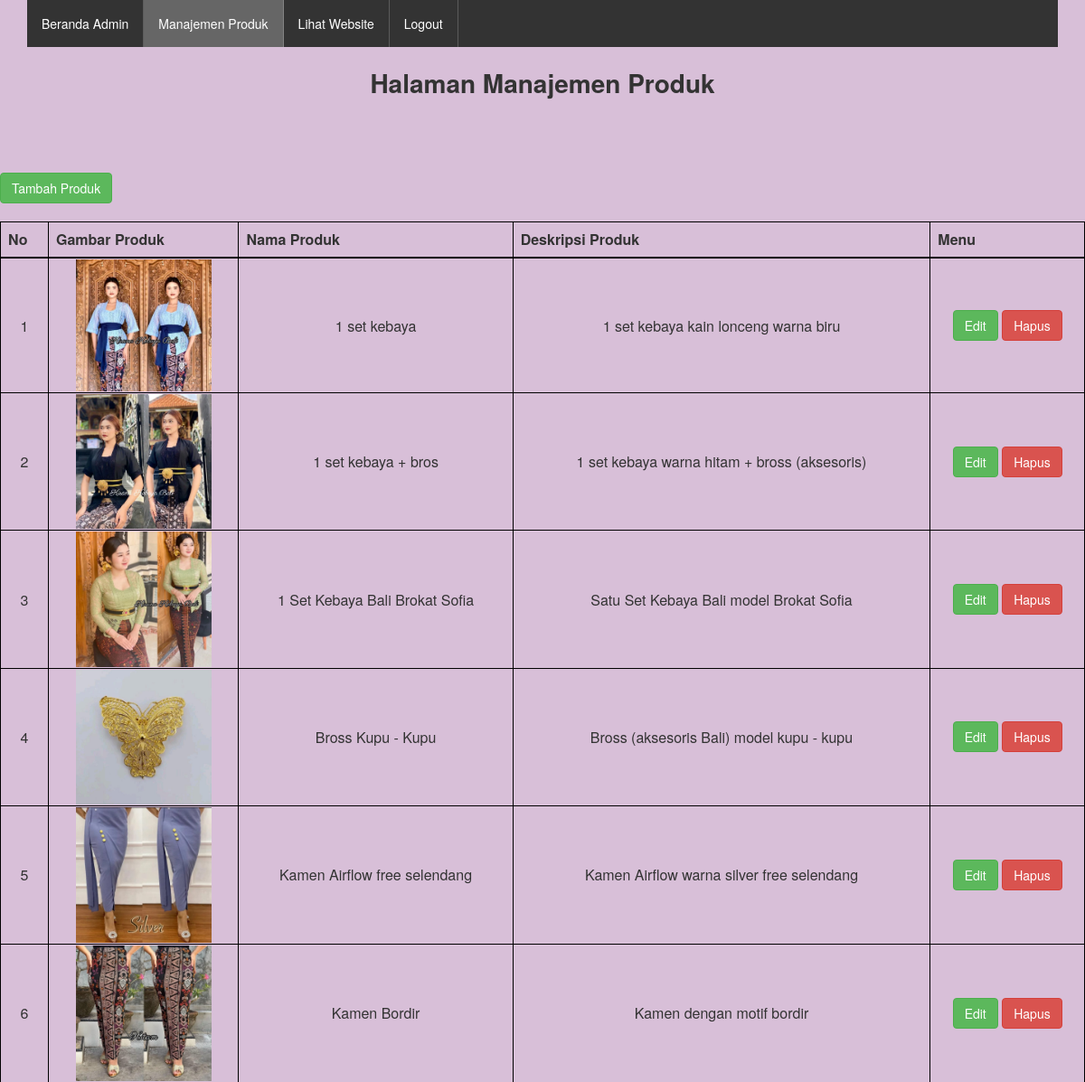
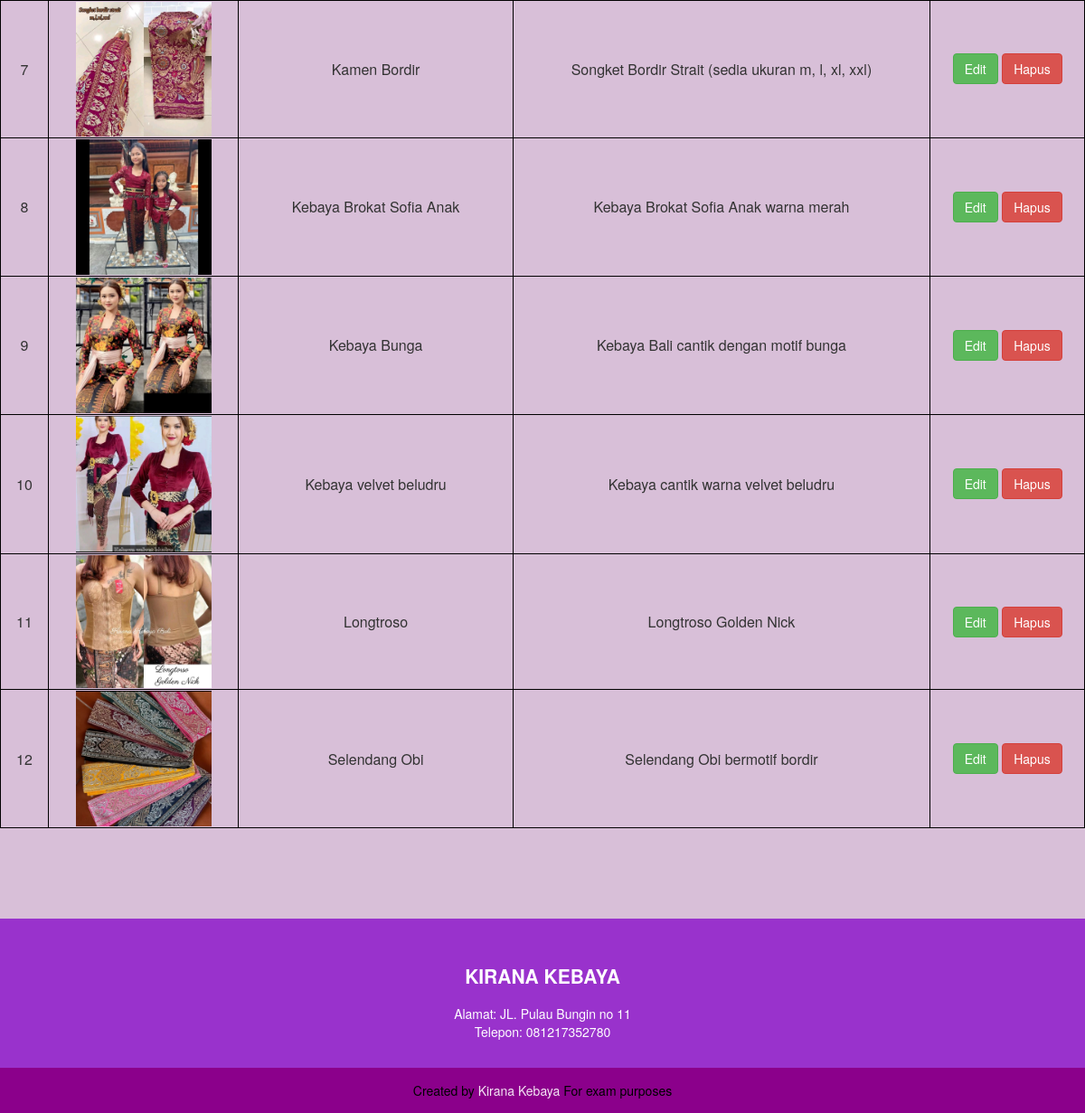
Page /admin/manajemen_produk.php (signed in) on the committed database (2 pictures, top to bottom).
### tables this page shows
CREATE TABLE `produk` (
  `id` int(11) NOT NULL,
  `nama` varchar(255) NOT NULL,
  `gambar` varchar(255) NOT NULL,
  `deskripsi` text NOT NULL
);

### admin/manajemen_produk.php (the view, shortened to what this page needs)
<?php
require_once "../configuration/database_connection.php";
?>
<html>
<head>
    <link rel="stylesheet" type="text/css" href="../styles.css">
    <link rel="stylesheet" type="text/css" href="../plugins/fancybox/jquery.fancybox.css">
</head>
<body>
    <div class="container">
        <div class="row">
           <div class="column-12">
              <ul class="daftar-menu">
                   <li><a href="../admin/home.php">Beranda Admin</a></li>
                   <li class="active"><a href="manajemen_produk.php">Manajemen Produk</a></li>
                   <li><a href="../index.php" target="_blank">Lihat Website</a></li>
                   <li><a href="process/logout.php">Logout</a></li>
              </ul>
            </div>
        </div>
    </div>
<div class="row">
        <div class="column-12">
            <h1 align="center">Halaman Manajemen Produk</h1>
            <br />
            <br />
            <br />
        </div>
    <div class="column-12">
        <div class="text-right">
            <a href="tambah_produk.php" class="btn btn-success">Tambah Produk</a>
        </div>
        <br />
        <table class="table table-bordered" style="border: #11111 solid 1px;">
            <thead>
            <tr>
                    <th>No</th>
                    <th>Gambar Produk</th>
                    <th>Nama Produk</th>
                    <th>Deskripsi Produk</th>
                    <th>Menu</th>
            </tr>
            </thead>
            <tbody>
            <?php
    $sql="SELECT * FROM produk ORDER BY nama ASC";
    if ($result = mysqli_query($conn, $sql)) {
        $count = 1;
        while ($row = mysqli_fetch_assoc($result)) {
            ?>
            <tr class="text-center">
                <td><?php echo $count; ?></td>
                <td>
                    <a>
                        <img src="../images/<?php echo $row['gambar'] ?>" width="150">
                    </a>
                </td>
                <td><?php echo $row['nama']; ?></td>
                <td><?php echo $row['deskripsi']; ?></td>
                <td>
                <a href="edit_produk.php?id=<?php echo $row ['id']?>" class="btn btn-success">Edit</a>
                <a href="process/product_delete.php?id=<?php echo $row ['id']?>" class="btn btn-danger">Hapus</a>
                </td>
            </tr>
            <?php
            $count++;
        }
    }
    ?>
            </tbody>
        </table>
    </div>
</div>
<div class="footer">
    <div class="container">
        <div class="row">
            <div class="column-12">
                <h2 align="center">KIRANA KEBAYA</h2>
                <div class="text-center">
                    Alamat: JL. Pulau Bungin no 11
                </div>
                <div class="text-center">
                    Telepon: 081217352780
                </div>
            </div>
        </div>
    </div>
</div>
<div class="footer-credit">
    <div class="container">
        <div class="row">
            <div class="column-12 text-center">
            Created by <a href="https://www.tiktok.com/@kiranakebayabali"
target="_blank">Kirana Kebaya</a> For exam purposes
        </div>
        </div>
    </div>
</div>
</body>
</html>

### styles.css (style rules this page uses)
html { font-family: sans-serif; -ms-text-size-adjust: 100%; -webkit-text-size-adjust: 100%; background-color: #ffff; }
body { margin: 0; background-color:#ffff; }
a { background-color: transparent; }
h1 { font-size: 2em; margin: 0,67em 0; }
* { -webkit-box-sizing: border-box; -moz-box-sizing: border-box; box-sizing: border-box; }
*:before, *:after { -webkit-box-sizing: border-box; -moz-box-sizing: border-box; box-sizing: border-box; }
html { font-size: 10px; -webkit-tap-higlight-color: rgba(0,0,0,0); }
body { font-family: "Helvetica Neue", Helvetica, Arial, sans-serif; font-size: 14px; line-height: 1. 42857143; color: #333333; background-color: #D8BFD8; }
.text-center { text-align: center; }
.container { padding-right: 15px; padding-left: 15px; margin-right: auto; margin-left:auto; width: 1170px; }
.row { margin-right: -15px; margin-left: -15px; }
.row:before, .row:after { display: table; content: " "; clear: both; }
.column-1, .column-2, .column-3, .column-4, .column-5, .column-6, .column-7, .column-8, .column-9, .column-10, .column-11, .column-12 { position: relative; min-height: 1px; padding-right: 15px; padding-left: 15px; }
.column-1, .column-2, .column-3, .column-4, .column-5, .column-6, .column-7, .column-8, .column-9, .column-10, .column-11, .column-12 { float: left; }
.column-12 { width: 100%; }
.daftar-menu { list-style-type: none; margin: 0 !important; padding:0; overflow: hidden; background-color: #333333; width: 100%; }
.daftar-menu li { float: left; }
.daftar-menu li a { display: block; color: white; text-align: center; padding: 16px; text-decoration: none; border-right: 1px solid rgba(255, 255, 255, 0.2); }
.footer { margin-top: 80px; background-color: #9932CC; padding-top: 30px; padding-bottom: 30px; color: white; }
.footer-credit { padding: 15px 0; background-color: #8B008B; color: rgb(0, 0, 0); }
.footer-credit a { color: rgba(255,255,255,0.9); text-decoration: none; }
ul.daftar-menu > li.active a { background-color: #666666 !important; }
.btn { display: inline-block; padding: 6px 12px; margin-bottom: 0; font-size: 14px; font-weight: normal; line-height: 1.42857143; text-align: center; white-space: nowrap; vertical-align: middle; -ms-touch-action: manipulation; touch-action: manipulation; cursor: pointer; -webkit-user-select: none; -moz-user-select: none; -ms-user-select: none; user-select: none; background-image: none; border: 1px solid transparent; border-radius: 4px; text-decoration: none; }
.btn-success { color: #fff; background-color: #5cb85c; border-color: #4cae4c; }
table { background-color: transparent; border-spacing: 0; border-collapse: collapse; }
th { text-align: left; border: 10px; }
.table { border: 1px solid black; width: 100%; max-width: 100%; margin-bottom: 20px; }
.table > thead > tr > th, .table > tbody > tr > th, .table > tfoot > tr > th, .table > thead > tr > th, .table > tbody > tr > th, .table > tfoot > tr > th { padding: 8px; line-height: 1.42857143; vertical-align: top; border-top: 1px solid black; }
.table > thead > tr > th { vertical-align: bottom; border-bottom: 2px solid black; }
.table-bordered { border: 1px solid black; }
.table-bordered > thead > tr > th, .table-bordered > tbody > tr > th, .table-bordered > tfoot > tr > th, .table-bordered > thead > tr > td, .table-bordered > tbody > tr > td, .table-bordered > tfoot > tr > td { border: 1px solid black; }
.table-bordered > thead > tr > th, .table-bordered > thead > tr > td { border-bottom-width: 2px; }
.btn-danger { color: #fff; background-color: #d9534f; border-color: #d43f3a; text-decoration: none; }
.text-right { text-align: right; }

### rows in the picture
produk: gambar (picture), nama "1 set kebaya", deskripsi "1 set kebaya kain lonceng warna biru"
produk: gambar (picture), nama "1 set kebaya + bros", deskripsi "1 set kebaya warna hitam + bross (aksesoris)"
produk: gambar (picture), nama "1 Set Kebaya Bali Brokat Sofia", deskripsi "Satu Set Kebaya Bali model Brokat Sofia"
produk: gambar (picture), nama "Bross Kupu - Kupu", deskripsi "Bross (aksesoris Bali) model kupu - kupu"
produk: gambar (picture), nama "Kamen Airflow free selendang", deskripsi "Kamen Airflow warna silver free selendang"
produk: gambar (picture), nama "Kamen Bordir", deskripsi "Kamen dengan motif bordir"
produk: gambar (picture), nama "Kamen Bordir", deskripsi "Songket Bordir Strait (sedia ukuran m, l, xl, xxl)"
produk: gambar (picture), nama "Kebaya Brokat Sofia Anak", deskripsi "Kebaya Brokat Sofia Anak warna merah"
produk: gambar (picture), nama "Kebaya Bunga", deskripsi "Kebaya Bali cantik dengan motif bunga"
produk: gambar (picture), nama "Kebaya velvet beludru", deskripsi "Kebaya cantik warna velvet beludru"
produk: gambar (picture), nama "Longtroso", deskripsi "Longtroso Golden Nick"
produk: gambar (picture), nama "Selendang Obi", deskripsi "Selendang Obi bermotif bordir"
